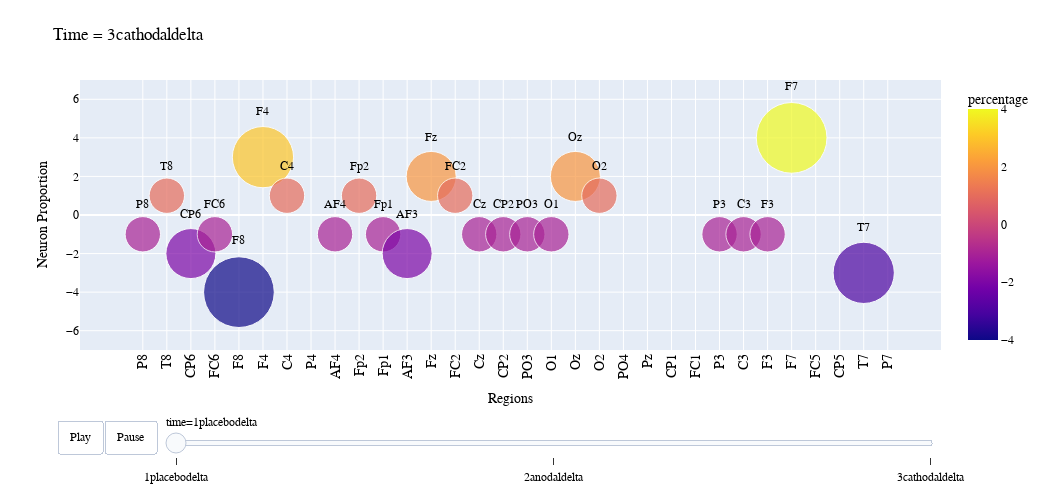

Notebook code for this chart:
### Code cell
import plotly.express as px
import pandas as pd
import plotly.io as pio
from pathlib import Path

Directory = '/Users/yaale244/Desktop/Alex19022023/CSBCIPredictionAlgorithm/tDCS baseline/2s30-31npwcut/np/subtractedbasestim' #change directory as needed

pathlist = Path(Directory).rglob('*.csv')
dfs = [] # initialize list to store data frames
for path in sorted(pathlist):
    path_in_str = str(path)# because path is object not string
    filename = pathlib.Path(path_in_str).name
    l = len(filename)
    filename = filename[0:l-4]
    df = pd.read_table(path, header=None, delimiter=',') # reads table including first row
    df.columns = ['region', 'percentage']
    df['time'] = filename # add time column to data frame
    dfs.append(df) # add data frame to list
df_concat = pd.concat(dfs) # concatenate data frames into one

fig = px.scatter(df_concat, x='region', y='percentage', color='percentage', size=df_concat['percentage'].abs(), size_max=50, text=np.where(df_concat['percentage'] != 0, df_concat['region'], ''), color_continuous_scale='plasma', animation_frame='time')
fig.update_traces(text=df_concat['percentage'].apply(lambda x: f'{x:.0f}' if abs(x) >= 1 else ''), selector=dict(mode='markers'))
fig.update_traces(
    textposition='top center')
fig.update_layout(
    yaxis=dict(range=[-7,7]),
    title='',
    xaxis_title="Regions",
    yaxis_title="Neuron Proportion",
    xaxis_categoryorder='array',
    xaxis_categoryarray=list(df_concat['region'].unique()), # set the order of x-axis labels
    xaxis={'categoryorder': 'array',
           'categoryarray': list(df['region'])}, # set the order of x-axis labels
    font=dict(
        family="Courier New, monospace",
        size=12,
        color="black"
    ),
    width=1050, # increase plot width
    height=500, # increase plot height
    xaxis_tickangle=-90, # rotate x-axis labels for better readability
    xaxis_tickfont=dict(size=14), # adjust x-axis label font size

    margin=dict(l=80, r=50, t=80, b=50), # adjust plot margins
    updatemenus=[dict(
        type='buttons',
        showactive=False,
        buttons=[dict(
            label='Play',
            method='animate',
            args=[None, {'frame': {'duration': 1000}, 'fromcurrent': True}]
        ), dict(
            label='Pause',
            method='animate',
            args=[[None], {'frame': {'duration': 0}, 'mode': 'immediate', 'transition': {'duration': 0}}]
        )]
    )]
)

# Export the figure as a HTML file
fig.write_html("animationdelta.html", include_plotlyjs='cdn')
# Save each animation frame as a PNG image
for i in range(len(df_concat['time'].unique())):
    fig.update_layout(title_text=f"Time = {df_concat['time'].unique()[i]}") # set title for current frame
    filename = df_concat['time'].unique()[i] + ".png"
    fig.write_image(filename, engine='kaleido', scale=6)
# Show the figure
fig.show()

### Figure 1 — Plotly figure (JSON) as saved in the notebook; plotly's stock layout.template omitted (floating-point values rounded to 4 significant figures)
{"data": [{"hovertemplate": "time=1placebodelta<br>region=%{x}<br>percentage=%{marker.color}<br>size=%{marker.size}<br>text=%{text}<extra></extra>", "legendgroup": "", "marker": {"color": [-1, 1, -2, -1, -4, 3, 1, 0, -1, 1, -1, -2, 2, 1, -1, -1, -1, -1, 2, 1, 0, 0, 0, 0, -1, -1, -1, 4, 0, 0, -3, 0], "coloraxis": "coloraxis", "size": [1, 1, 2, 1, 4, 3, 1, 0, 1, 1, 1, 2, 2, 1, 1, 1, 1, 1, 2, 1, 0, 0, 0, 0, 1, 1, 1, 4, 0, 0, 3, 0], "sizemode": "area", "sizeref": 0.0016, "symbol": "circle"}, "mode": "markers+text", "name": "", "orientation": "v", "showlegend": false, "text": ["P8", "T8", "CP6", "FC6", "F8", "F4", "C4", "", "AF4", "Fp2", "Fp1", "AF3", "Fz", "FC2", "Cz", "CP2", "PO3", "O1", "Oz", "O2", "", "", "", "", "P3", "C3", "F3", "F7", "", "", "T7", ""], "textposition": "top center", "type": "scatter", "x": ["P8", "T8", "CP6", "FC6", "F8", "F4", "C4", "P4", "AF4", "Fp2", "Fp1", "AF3", "Fz", "FC2", "Cz", "CP2", "PO3", "O1", "Oz", "O2", "PO4", "Pz", "CP1", "FC1", "P3", "C3", "F3", "F7", "FC5", "CP5", "T7", "P7"], "xaxis": "x", "y": [-1, 1, -2, -1, -4, 3, 1, 0, -1, 1, -1, -2, 2, 1, -1, -1, -1, -1, 2, 1, 0, 0, 0, 0, -1, -1, -1, 4, 0, 0, -3, 0], "yaxis": "y"}], "layout": {"coloraxis": {"colorbar": {"title": {"text": "percentage"}}, "colorscale": [[0, "#0d0887"], [0.1111, "#46039f"], [0.2222, "#7201a8"], [0.3333, "#9c179e"], [0.4444, "#bd3786"], [0.5556, "#d8576b"], [0.6667, "#ed7953"], [0.7778, "#fb9f3a"], [0.8889, "#fdca26"], [1, "#f0f921"]]}, "font": {"color": "black", "family": "Courier New, monospace", "size": 12}, "height": 500, "legend": {"itemsizing": "constant", "tracegroupgap": 0}, "margin": {"b": 50, "l": 80, "r": 50, "t": 80}, "sliders": [{"active": 0, "currentvalue": {"prefix": "time="}, "len": 0.9, "pad": {"b": 10, "t": 60}, "steps": [{"args": [["1placebodelta"], {"frame": {"duration": 0, "redraw": false}, "fromcurrent": true, "mode": "immediate", "transition": {"duration": 0, "easing": "linear"}}], "label": "1placebodelta", "method": "animate"}, {"args": [["2anodaldelta"], {"frame": {"duration": 0, "redraw": false}, "fromcurrent": true, "mode": "immediate", "transition": {"duration": 0, "easing": "linear"}}], "label": "2anodaldelta", "method": "animate"}, {"args": [["3cathodaldelta"], {"frame": {"duration": 0, "redraw": false}, "fromcurrent": true, "mode": "immediate", "transition": {"duration": 0, "easing": "linear"}}], "label": "3cathodaldelta", "method": "animate"}], "x": 0.1, "xanchor": "left", "y": 0, "yanchor": "top"}], "title": {"text": "Time = 3cathodaldelta"}, "updatemenus": [{"buttons": [{"args": [null, {"frame": {"duration": 1000}, "fromcurrent": true}], "label": "Play", "method": "animate"}, {"args": [[null], {"frame": {"duration": 0}, "mode": "immediate", "transition": {"duration": 0}}], "label": "Pause", "method": "animate"}], "direction": "left", "pad": {"r": 10, "t": 70}, "showactive": false, "type": "buttons", "x": 0.1, "xanchor": "right", "y": 0, "yanchor": "top"}], "width": 1050, "xaxis": {"anchor": "y", "categoryarray": ["P8", "T8", "CP6", "FC6", "F8", "F4", "C4", "P4", "AF4", "Fp2", "Fp1", "AF3", "Fz", "FC2", "Cz", "CP2", "PO3", "O1", "Oz", "O2", "PO4", "Pz", "CP1", "FC1", "P3", "C3", "F3", "F7", "FC5", "CP5", "T7", "P7"], "categoryorder": "array", "domain": [0, 1], "tickangle": -90, "tickfont": {"size": 14}, "title": {"text": "Regions"}}, "yaxis": {"anchor": "x", "domain": [0, 1], "range": [-7, 7], "title": {"text": "Neuron Proportion"}}}}
